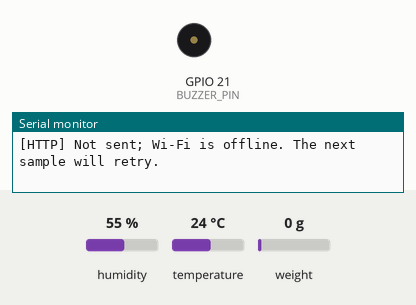
Bench run of a sketch on a simulated ESP32. Parts: buzzer (waves = sounding, pin HIGH), the last lines printed to the serial monitor. The inputs (shaded band) are chosen by the test bench; at power-on: weight on the scale 0 g, humidity 55 %, temperature 24 °C. WiFi joins after 1.5 s; servers stay silent unless stated; uploads are accepted with an empty reply; the local clock reads 2024-03-15 10:24:30 at power-on unless the sketch sets it; random numbers use the default seed unless the sketch sets one.

Above: at 2.7 s.
2.8 s: weight on the scale set to 918 g
6.0 s: weight on the scale set to 1044 g
At 7.2 s:
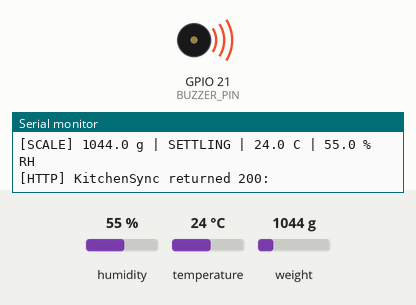
8.5 s: weight on the scale set to 100 g
At 11.5 s:
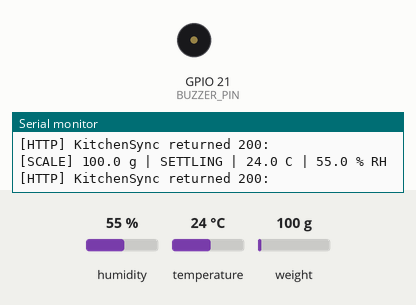
11.8 s: weight on the scale set to 1250 g
At 13.2 s:
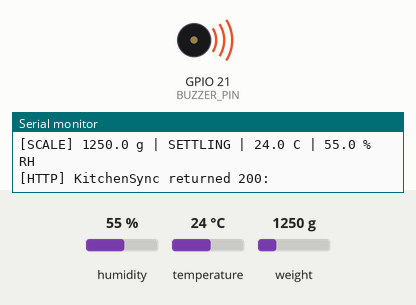
Timing chart, 0 to 14.8 s (numbered marks = the images above; inputs shaded):
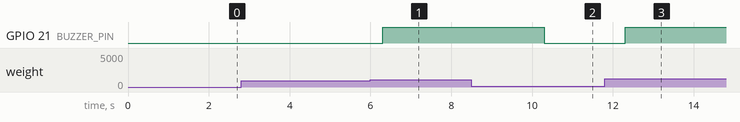

Measured:
- the behaviour switches between 999 and 1000 g on weight on the scale (found by bisection; images 0 and 1)
- after the input at 6.0 s, GPIO 21 (BUZZER_PIN): LOW → HIGH after 0.30 s
- after the input at 8.5 s, GPIO 21 (BUZZER_PIN): HIGH → LOW after 1.8 s
- after the input at 11.8 s, GPIO 21 (BUZZER_PIN): LOW → HIGH after 0.51 s

The sketch:

esp32_scale.ino
```cpp
/*
 * KitchenSync physical sensor node: ESP32 + HX711 + 5 kg load cell + DHT22.
 *
 * Wiring (ESP32 DevKit V1):
 *   HX711 DT -> GPIO16, SCK -> GPIO4, VCC -> 3V3, GND -> GND
 *   DHT22 DATA -> GPIO22, VCC -> 3V3, GND -> GND
 *   Active buzzer + -> GPIO21, - -> GND
 *   Load cell: Red E+, Black E-, Green A+, White A-
 *
 * Pair a physical device in KitchenSync's Devices page and set DEVICE_ID to
 * the same Physical Device ID. Configure Wi-Fi, laptop LAN IP and DEVICE_KEY
 * in secrets.h before uploading. Never commit real credentials to the repository.
 */

#include <WiFi.h>
#include <HTTPClient.h>
#include <time.h>
#include "HX711.h"
#include <DHT.h>
#include "secrets.h"

// -------- Local network configuration --------
constexpr uint16_t SERVER_PORT = 5000;
const char* API_PATH = "/api/scale/reading";

// -------- Exact GPIO map --------
constexpr uint8_t HX711_DT = 16;
constexpr uint8_t HX711_SCK = 4;
constexpr uint8_t BUZZER_PIN = 21;
constexpr uint8_t DHT_PIN = 22;
constexpr uint8_t DHT_TYPE = DHT22;

// Set after calibration with a known weight. Keep the sign that makes weight rise.
constexpr float CALIBRATION_FACTOR = 420.0f;
constexpr float BUZZER_THRESHOLD_GRAMS = 1000.0f;

// The DHT22 should not be sampled more frequently than every 2 seconds.
constexpr uint32_t DHT_INTERVAL_MS = 2500;
constexpr uint32_t SEND_INTERVAL_MS = 2000;
constexpr uint32_t WIFI_RETRY_INTERVAL_MS = 10000;
constexpr uint8_t STABILITY_SAMPLES = 10;
constexpr float STABILITY_RANGE_GRAMS = 2.0f;

HX711 scale;
DHT dht(DHT_PIN, DHT_TYPE);
WiFiClient wifiClient;

float samples[STABILITY_SAMPLES] = {};
uint8_t sampleIndex = 0;
uint8_t samplesCollected = 0;
float temperatureC = NAN;
float humidityPercent = NAN;
uint32_t lastDhtMs = 0;
uint32_t lastSendMs = 0;
uint32_t lastWifiAttemptMs = 0;
uint32_t readingSequence = 0;
uint32_t bootId = 0;
bool scaleTared = false;
bool ntpStarted = false;

void maintainWiFi() {
  if (WiFi.status() == WL_CONNECTED) {
    if (!ntpStarted) {
      configTime(0, 0, "pool.ntp.org", "time.nist.gov");
      ntpStarted = true;
    }
    return;
  }

  if (millis() - lastWifiAttemptMs < WIFI_RETRY_INTERVAL_MS) return;
  lastWifiAttemptMs = millis();
  WiFi.mode(WIFI_STA);
  WiFi.setAutoReconnect(true);
  WiFi.begin(WIFI_SSID, WIFI_PASS); // asynchronous; the sensor loop keeps running
  Serial.printf("[WiFi] Reconnecting to %s...\n", WIFI_SSID);
}

bool isStable() {
  if (samplesCollected < STABILITY_SAMPLES) return false;
  float lowest = samples[0];
  float highest = samples[0];
  for (uint8_t i = 1; i < STABILITY_SAMPLES; ++i) {
    lowest = min(lowest, samples[i]);
    highest = max(highest, samples[i]);
  }
  return highest - lowest <= STABILITY_RANGE_GRAMS;
}

void readEnvironmentIfDue() {
  if (millis() - lastDhtMs < DHT_INTERVAL_MS) return;
  lastDhtMs = millis();
  const float nextHumidity = dht.readHumidity();
  const float nextTemperature = dht.readTemperature();
  if (isnan(nextHumidity) || isnan(nextTemperature) || nextHumidity < 0 || nextHumidity > 100 || nextTemperature < -40 || nextTemperature > 80) {
    Serial.println("[DHT22] Read failed; keeping the last valid environmental sample.");
    return;
  }
  temperatureC = nextTemperature;
  humidityPercent = nextHumidity;
}

String makePayload(float grams, bool stable) {
  String payload;
  payload.reserve(240);
  payload = "{\"device_id\":\"";
  payload += DEVICE_ID;
  payload += "\",\"reading_id\":\"";
  payload += String(bootId, HEX);
  payload += "-";
  payload += String(++readingSequence);
  payload += "\",\"grams\":";
  payload += String(grams, 1);
  payload += ",\"stable\":";
  payload += stable ? "true" : "false";
  payload += ",\"temperature_c\":";
  payload += isnan(temperatureC) ? "null" : String(temperatureC, 1);
  payload += ",\"humidity_percent\":";
  payload += isnan(humidityPercent) ? "null" : String(humidityPercent, 1);

  // Include device time when NTP has synchronized. The server validates its age.
  const time_t epoch = time(nullptr);
  if (epoch > 1700000000) {
    const uint64_t timestampMs = (static_cast<uint64_t>(epoch) * 1000ULL) + (millis() % 1000);
    char timestampBuffer[24];
    snprintf(timestampBuffer, sizeof(timestampBuffer), "%llu", static_cast<unsigned long long>(timestampMs));
    payload += ",\"timestamp_ms\":";
    payload += timestampBuffer;
  }
  payload += "}";
  return payload;
}

void postReading(float grams, bool stable) {
  if (WiFi.status() != WL_CONNECTED) {
    Serial.println("[HTTP] Not sent; Wi-Fi is offline. The next sample will retry.");
    return;
  }

  HTTPClient http;
  http.setConnectTimeout(800);
  http.setTimeout(1200); // bound a slow local network so sampling resumes promptly
  const String url = String("http://") + SERVER_HOST + ":" + String(SERVER_PORT) + API_PATH;
  if (!http.begin(wifiClient, url)) {
    Serial.println("[HTTP] Could not open the KitchenSync URL.");
    return;
  }

  http.addHeader("Content-Type", "application/json");
  http.addHeader("x-device-key", DEVICE_KEY);
  const String payload = makePayload(grams, stable);
  const int status = http.POST(payload);
  if (status == 204) {
    Serial.println("[HTTP] Sensor reading accepted by KitchenSync.");
  } else if (status > 0) {
    Serial.printf("[HTTP] KitchenSync returned %d: %s\n", status, http.getString().c_str());
  } else {
    Serial.printf("[HTTP] Request failed: %s\n", http.errorToString(status).c_str());
  }
  http.end();
}

void setup() {
  Serial.begin(115200);
  pinMode(BUZZER_PIN, OUTPUT);
  digitalWrite(BUZZER_PIN, LOW);
  bootId = esp_random();

  dht.begin();
  scale.begin(HX711_DT, HX711_SCK);
  scale.set_scale(CALIBRATION_FACTOR);
  Serial.println("[HX711] Keep the empty platform unloaded for startup auto-tare.");
  const uint32_t tareStarted = millis();
  while (!scale.is_ready() && millis() - tareStarted < 8000) delay(20);
  if (scale.is_ready()) {
    scale.tare(15);
    scaleTared = true;
    Serial.println("[HX711] Startup tare complete.");
  } else {
    Serial.println("[HX711] Not ready yet; startup tare will retry when it responds.");
  }

  WiFi.setSleep(false);
  lastWifiAttemptMs = millis() - WIFI_RETRY_INTERVAL_MS;
  maintainWiFi();
  Serial.println("[KitchenSync] Sensor node started. Serial Monitor: 115200 baud.");
}

void loop() {
  maintainWiFi();
  readEnvironmentIfDue();

  if (!scale.is_ready()) {
    digitalWrite(BUZZER_PIN, LOW);
    return;
  }
  if (!scaleTared) {
    scale.tare(15); // one-time recovery calibration after an HX711 startup delay
    scaleTared = true;
    Serial.println("[HX711] Startup tare complete.");
    return;
  }
  if (millis() - lastSendMs < SEND_INTERVAL_MS) return;
  lastSendMs = millis();

  float grams = scale.get_units(3);
  if (grams < 0 && grams > -2) grams = 0;
  samples[sampleIndex] = grams;
  sampleIndex = (sampleIndex + 1) % STABILITY_SAMPLES;
  if (samplesCollected < STABILITY_SAMPLES) ++samplesCollected;
  const bool stable = isStable();

  digitalWrite(BUZZER_PIN, grams >= BUZZER_THRESHOLD_GRAMS ? HIGH : LOW);
  Serial.printf("[SCALE] %.1f g | %s | ", grams, stable ? "STABLE" : "SETTLING");
  if (!isnan(temperatureC) && !isnan(humidityPercent)) Serial.printf("%.1f C | %.1f %% RH\n", temperatureC, humidityPercent);
  else Serial.println("environment sensors waiting");

  postReading(grams, stable);
}
```

secrets.example.h
```cpp
#pragma once
// Copy to secrets.h and replace these local values. Do not commit secrets.h.
const char* WIFI_SSID = "YOUR_HOTSPOT_NAME";
const char* WIFI_PASS = "YOUR_HOTSPOT_PASSWORD";
const char* SERVER_HOST = "YOUR_COMPUTER_HOTSPOT_IP";
const char* DEVICE_KEY = "YOUR_DEVICE_KEY";
const char* DEVICE_ID = "rice-scale-01";
```
